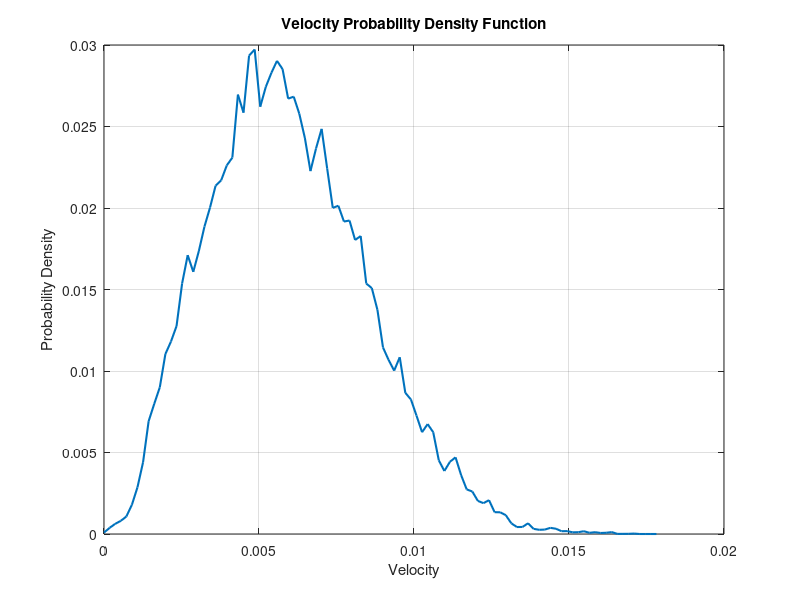

The MATLAB source for this figure:
% Read the data from the CSV file
data = csvread('Velocity_Distribution.csv', 1, 0);

% Extract velocity and probability values
velocity = data(:, 1);
probability = data(:, 2);

% Plot the probability density function
figure;
plot(velocity, probability, 'LineWidth', 1.5);
xlabel('Velocity');
ylabel('Probability Density');
title('Velocity Probability Density Function');
grid on;


